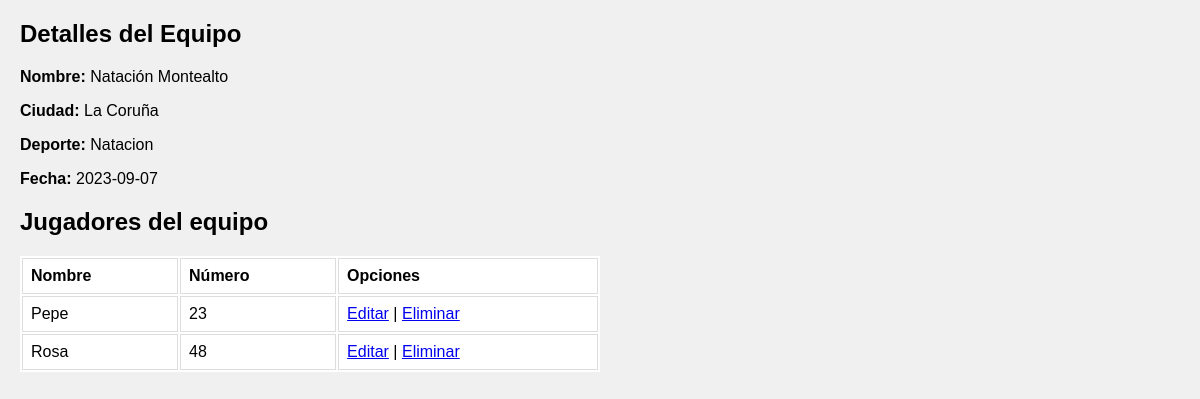
The app's page /equipos/ver_equipo.php?id=49 with its own data.
### tables this page shows
CREATE TABLE `equipo` (
  `nombre` varchar(50) DEFAULT NULL,
  `ciudad` varchar(50) DEFAULT NULL,
  `deporte` varchar(50) DEFAULT NULL,
  `fecha` date DEFAULT NULL,
  `id` int(11) NOT NULL AUTO_INCREMENT,
  PRIMARY KEY (`id`)
);

CREATE TABLE `jugador` (
  `id` int(11) NOT NULL AUTO_INCREMENT,
  `nombre` varchar(100) DEFAULT NULL,
  `numero` int(11) DEFAULT NULL,
  `equipo_id` int(11) DEFAULT NULL,
  PRIMARY KEY (`id`),
  KEY `equipo_id` (`equipo_id`),
  CONSTRAINT `jugador_ibfk_1` FOREIGN KEY (`equipo_id`) REFERENCES `equipo` (`id`)
);

### model/EquipoModel.php (called while the page is built, shortened)
<?php
class EquipoModel
{
    private $host = 'localhost';
    private $usuario = 'root';
    private $contrasena = '';
    private $db_nombre = 'deportes';
    private $puerto = 3307;
    private $conexion;
    public function __construct()
    {
        $this->conexion = new mysqli($this->host, $this->usuario, $this->contrasena, $this->db_nombre, $this->puerto);
    }
    public function obtenerEquipoPorId($equipoId)
    {
        if (!empty($equipoId) && is_numeric($equipoId)) {
            $query = "SELECT * FROM Equipo WHERE id = $equipoId";
            $result = $this->conexion->query($query);
            if ($result && $result->num_rows > 0) {
                return $result->fetch_assoc();
            }
        }
        return null;
    }
}
?>

### model/JugadorModel.php (called while the page is built, shortened)
<?php
class JugadorModel
{
    private $host = 'localhost';
    private $usuario = 'root';
    private $contrasena = '';
    private $db_nombre = 'deportes';
    private $puerto = 3307;
    private $conexion;
    public function __construct()
    {
        $this->conexion = new mysqli($this->host, $this->usuario, $this->contrasena, $this->db_nombre, $this->puerto);
    }
    public function obtenerJugadoresPorEquipo($equipoId)
    {
        $query = "SELECT * FROM Jugador WHERE equipo_id = $equipoId";
        $result = $this->conexion->query($query);
        $jugadores = array();
        while ($row = $result->fetch_assoc()) {
            $jugadores[] = $row;
        }
        return $jugadores;
    }
}
?>

### equipos/ver_equipo.php (the view, shortened to what this page needs)
<!DOCTYPE html>
<html>
<head>
</head>
<body>
    <?php
    require_once __DIR__ . '/../model/EquipoModel.php';
    require_once __DIR__ . '/../model/JugadorModel.php';
    $equipoId = $_GET['id'];
    $equipoModel = new EquipoModel();
    $jugadorModel = new JugadorModel();
    $equipo = $equipoModel->obtenerEquipoPorId($equipoId);
    if ($equipo) {
        echo "<h2>Detalles del Equipo</h2>";
        echo "<p><strong>Nombre:</strong> {$equipo['nombre']}</p>";
        echo "<p><strong>Ciudad:</strong> {$equipo['ciudad']}</p>";
        echo "<p><strong>Deporte:</strong> {$equipo['deporte']}</p>";
        echo "<p><strong>Fecha:</strong> {$equipo['fecha']}</p>";
        $jugadores = $jugadorModel->obtenerJugadoresPorEquipo($equipoId);
        if ($jugadores) {
            echo "<h2>Jugadores del equipo</h2>";
            echo "<table>";
            echo "<tr><th>Nombre</th><th>Número</th><th>Opciones</th></tr>";
            foreach ($jugadores as $jugador) {
                echo "<tr>";
                echo "<td>{$jugador['nombre']}</td>";
                echo "<td>{$jugador['numero']}</td>";
                echo "<td>";
                echo "<a href='../jugadores/editar_jugador.php?id={$jugador['id']}'>Editar</a> ";
                echo " | ";
                echo "<a href='../jugadores/eliminar_jugador.php?id={$jugador['id']}'>Eliminar</a>";
                echo "</td>";
                echo "</tr>";
            }
            echo "</table>";
        } else {
            echo "No hay jugadores asociados a este equipo.";
        }
    }
    ?>
</body>
</html>

### equipos/ver_equipo.php (style rules this page uses)
body { font-family: Arial, sans-serif; margin: 20px; background-color: #f0f0f0; }
table { width: 50%; background-color: #fff; }
th, td { border: 1px solid #dddddd; padding: 8px; text-align: left; }

### records on screen
equipo: nombre "Natación Montealto", ciudad "La Coruña", deporte "Natacion", fecha "2023-09-07"
jugador: nombre "Pepe", numero "23"
jugador: nombre "Rosa", numero "48"
